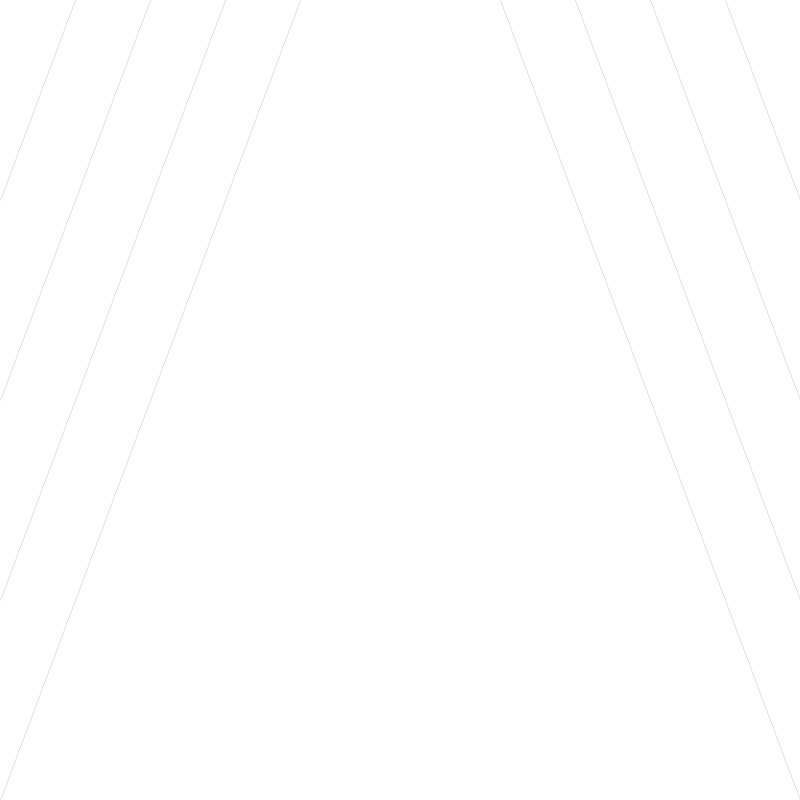
Frame 1 (no input)
Frame 60 (the mouse pressed at the canvas centre just before this capture): identical to frame 1, image omitted
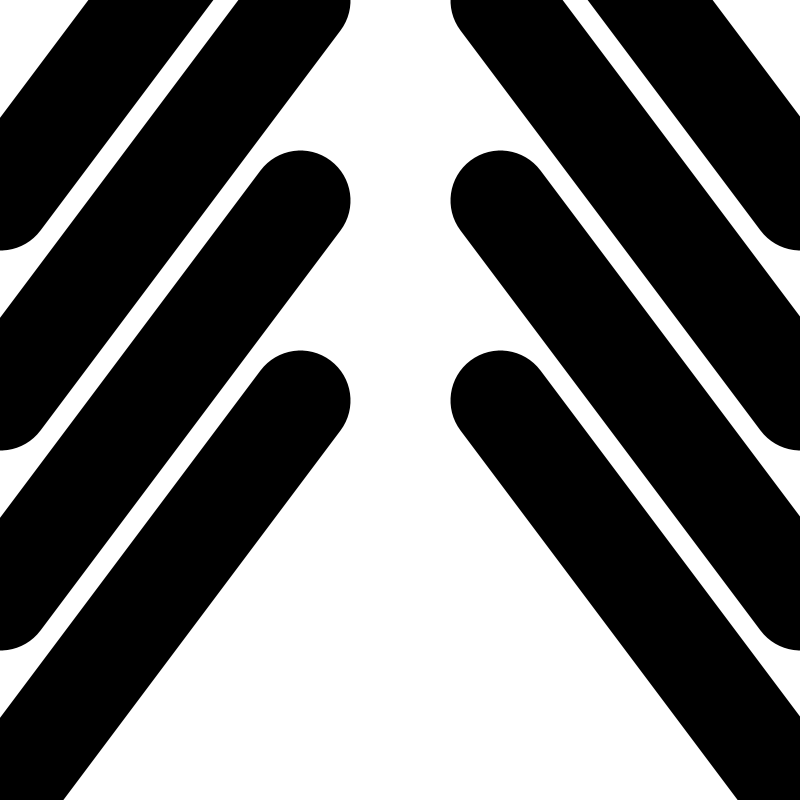
Frame 120 (the mouse held since frame 60 and released just before this capture)

The Processing sketch that drew these frames (run headless with seeded random() and noise(); from frame 60 on, the mouse is pressed at the canvas centre):

// Processing sketch: processing_5763
// ── processing_5763.pde


void setup() {
  size(800, 800);
  smooth();
}

void draw() {
  background(255);
  strokeWeight(mouseY/4);
  
  //module A
  line (0,800,300,mouseY);
  line (800,800,500,mouseY);
  line (0,600,300,mouseY-200);
  line (800,600,500,mouseY-200);
  line (0,400,300,mouseY-400);
  line (800,400,500,mouseY-400);
  line (0,200,300,mouseY-600);
  line (800,200,500,mouseY-600);

 // line (mouseX+20,0,mouseX+20,800);
  //line (mouseX-20,0,mouseX-20,800);
}
